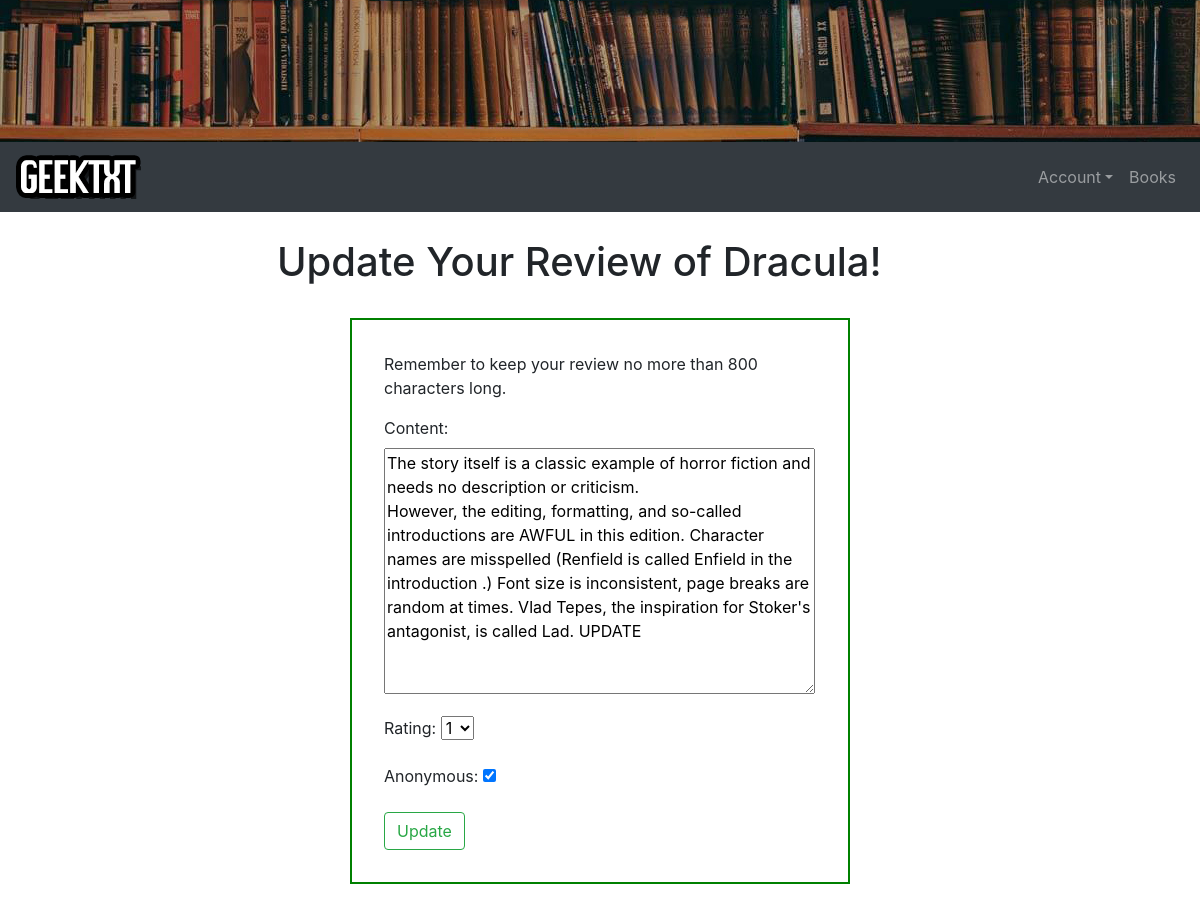
The page /review/update/15 on the database as committed earlier.
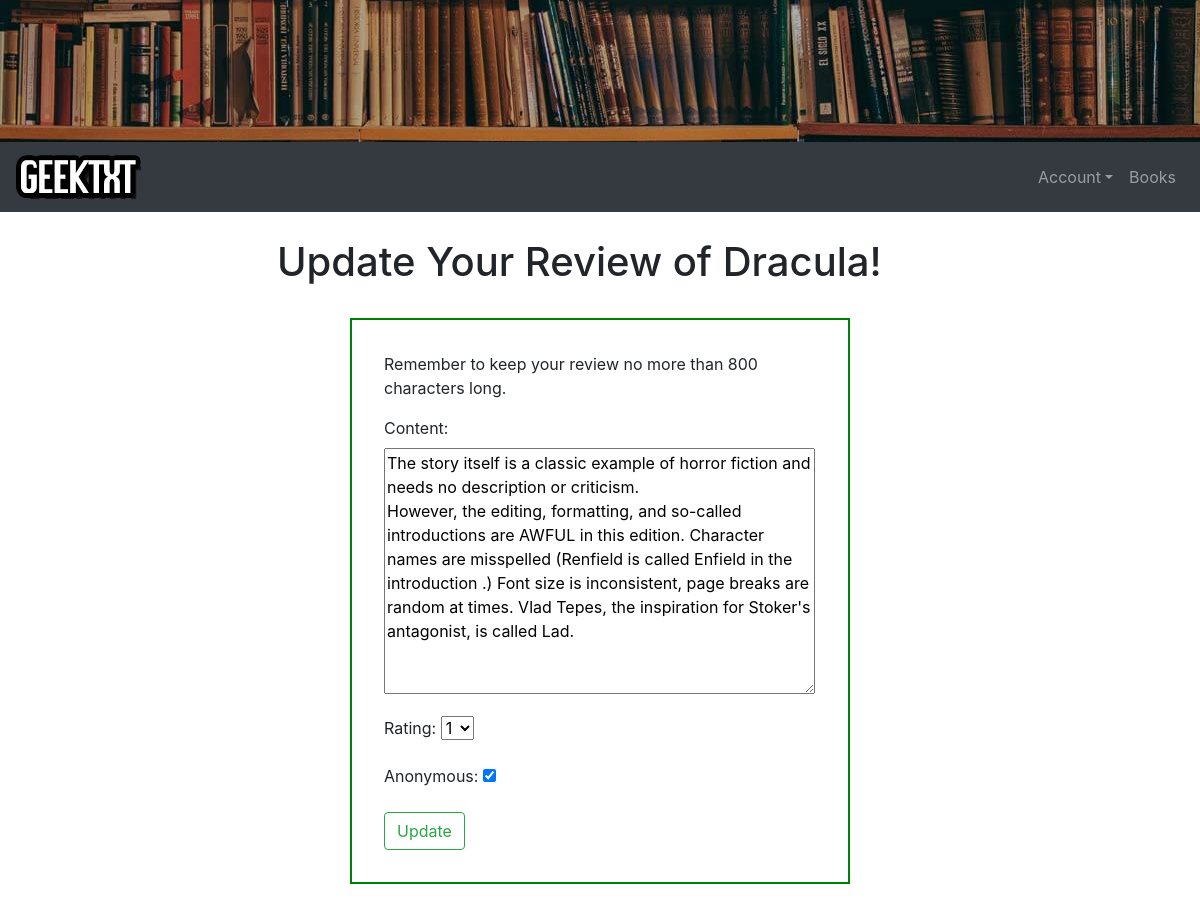
The same page on the database as committed later.
### bookstore/models.py (models this page shows, shortened)
class Book(models.Model):
	title = models.CharField(max_length=100)
	author = models.ForeignKey(Author, on_delete=models.CASCADE)
	datePublished = models.DateField()
	bookDescription = models.TextField(null=True)
	genre = models.ForeignKey(Genre, on_delete=models.SET('Default'))
	publisher = models.ForeignKey(Publisher, on_delete=models.SET('Default'))
	price = models.DecimalField(max_digits=5, decimal_places=2)
	photo = models.ImageField(upload_to="gallery")
	class Meta:
		ordering = ['title']

### reviews/models.py (models this page shows, shortened)
class Review(models.Model):
	content = models.CharField(max_length=800)
	date_posted = models.DateTimeField(auto_now_add=True)
	author = models.ForeignKey(User, on_delete=models.CASCADE)
	book = models.ForeignKey(Book, on_delete=models.CASCADE)
	RATING_CHOICES = zip(range(1,6), range(1,6))
	rating = models.IntegerField(choices=RATING_CHOICES, default=1)
	anonymous = models.BooleanField(default=False)
	num_likes = models.IntegerField(default=0)

### reviews/views.py (the view, shortened to what this page needs)
# urls.py: path(r'review/update/<id>', views.updateReview, name='updateReview'),
def updateReview(request, id):
    review = get_object_or_404(Review, id=id)
    if review:
        update_review_form = UpdateReviewForm(request.POST or None, initial={'content': review.content, 'rating': review.rating, 'anonymous': review.anonymous})
    context = {
        'title': 'Update Review',
        'update_review_form': update_review_form,
        'book_title': review.book.title,
    }
    return render(request, 'reviews/update-review.html', context)

### reviews/forms.py
class UpdateReviewForm(forms.ModelForm):
	class Meta:
		model = Review
		fields = ('content', 'rating', 'anonymous')
		widgets = {
            'content' : forms.Textarea(attrs={
                'maxlength': '800',
            }),
        }

### reviews/templates/reviews/update-review.html (shortened to what this page needs)
{% extends 'base.html' %}
{% block content %}
<div class="review-wrap">
	<h1>Update Your Review of {{ book_title }}!</h1>
	<form method="post" class="review-form-group">
		<p>Remember to keep your review no more than 800 characters long.</p>
		{{ update_review_form.as_p}}
		<input type="submit" value="Update" name="Update" id="update-btn" class="btn btn-outline-success">
	</form>
</div>
{% endblock content %}

### bookstore/templates/base.html (shortened to what this page needs)
{% load static %}
<!doctype html>
<html lang="en">
    <head>
        <link rel="stylesheet" href="https://stackpath.bootstrapcdn.com/bootstrap/4.3.1/css/bootstrap.min.css">
        <link rel="stylesheet" href="{% static 'css/review-style.css' %}">
    </head>
    <body>
        <img class="img-fluid" style="width: 100%;height: auto;" src="{% static 'images/books.jpg' %}" alt="Card image">
        <nav class="navbar navbar-expand-lg navbar-dark bg-dark mb-3">
            <a class="navbar-brand" href="{% url 'bookstore-home' %}"><img src="{% static 'images/logoSmall.png' %}"></a>
            <div class="collapse navbar-collapse" id="navbarSupportedContent">
                <ul class="navbar-nav ml-auto">
                    {% if user.is_authenticated %}
                    <li class="nav-item dropdown">
                        <a class="nav-link dropdown-toggle" data-toggle="dropdown" href="#" role="button" aria-haspopup="true" aria-expanded="false">
                            <img class="rounded-circle border border-warning" src="{{ user.profile.profilePic.url }}" width="30" height="30" alt="">
                             {{ user.username }}
                        </a>
                        <div class="dropdown-menu">
                            <a class="dropdown-item" href="{% url 'profile' %}">Profile</a>
                            <a class="dropdown-item" href="{% url 'wishlists' %}">Wishlist</a>
                            <a class="dropdown-item" href="{% url 'logout' %}">Log Out</a>
                        </div>
                    </li>
                    {% else  %}
                    <li class="nav-item dropdown">
                            <a class="nav-link dropdown-toggle" data-toggle="dropdown" href="#" role="button" aria-haspopup="true" aria-expanded="false">Account</a>
                    </li>
                    {% endif  %}
                    <li class="nav-item">
                        <a class="nav-link" href="{% url 'bookstore-books' %}">Books</a>
                    </li>
                </ul>
            </div>
        </nav>
        <div class="container">
            {% block content %}
            {% endblock content %}
        </div>
    </body>
</html>

### bookstore/static/css/review-style.css (style rules this page uses)
.review-wrap { margin: auto; width: 60%; padding: 10px; }
.review-form-group { max-width: 500px; margin: 2rem auto; border: 2px solid green; padding: 2rem; }

Rows that differ between the two databases and show on the page:
changed Review: content "…antagonist, is called Lad. UPDATE" → "…antagonist, is called Lad."
